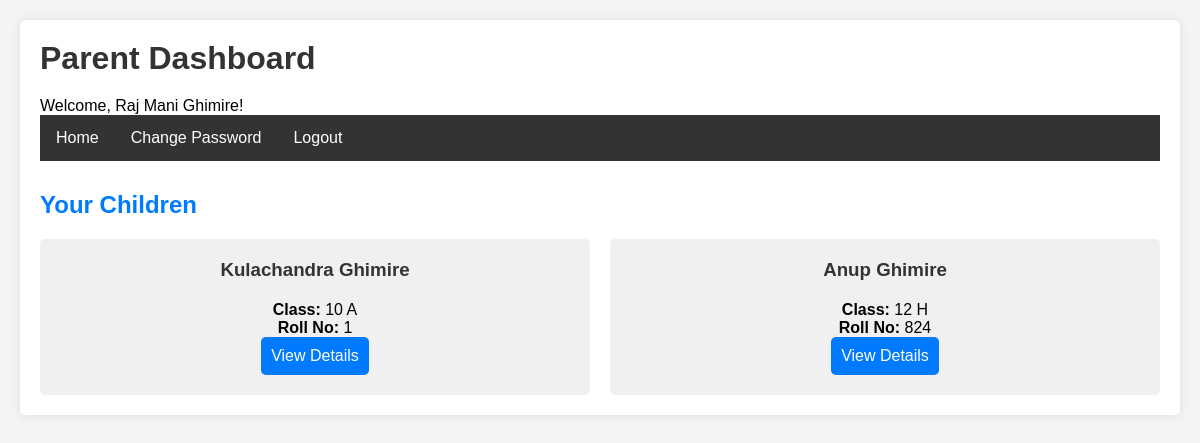
The page /parent/dashboard.php (signed in) on the database its author committed.
### tables this page shows
CREATE TABLE `parents` (
  `id` int(11) NOT NULL,
  `parent_id` varchar(20) NOT NULL,
  `name` varchar(100) NOT NULL,
  `email` varchar(100) DEFAULT NULL,
  `phone` varchar(15) DEFAULT NULL,
  `address` text DEFAULT NULL,
  `password` varchar(255) NOT NULL,
  `created_at` timestamp NOT NULL DEFAULT current_timestamp()
);

CREATE TABLE `students` (
  `id` int(11) NOT NULL,
  `student_id` varchar(20) NOT NULL,
  `name` varchar(100) NOT NULL,
  `email` varchar(100) DEFAULT NULL,
  `phone` varchar(15) DEFAULT NULL,
  `class` varchar(10) NOT NULL,
  `section` varchar(5) DEFAULT NULL,
  `roll_no` int(11) DEFAULT NULL,
  `address` text DEFAULT NULL,
  `password` varchar(255) NOT NULL,
  `created_at` timestamp NOT NULL DEFAULT current_timestamp()
);

### parent/dashboard.php (the view, shortened to what this page needs)
<?php
include '../config.php';
$parent_id = $_SESSION['parent_id'];
$parent_sql = "SELECT * FROM parents WHERE id = $parent_id";
$parent_res = mysqli_query($conn, $parent_sql);
$parent = mysqli_fetch_assoc($parent_res);
$children_sql = "SELECT s.* FROM students s
                 JOIN parent_students ps ON s.id = ps.student_id
                 WHERE ps.parent_id = $parent_id
                 ORDER BY s.class, s.name";
$children_res = mysqli_query($conn, $children_sql);
?>
<!DOCTYPE html>
<html>
<head>
    <link rel="stylesheet" href="../css/style.css">
</head>
<body>
    <div class="container">
        <h1>Parent Dashboard</h1>
        <p>Welcome, <?php echo htmlspecialchars($parent['name']); ?>!</p>
        <div class="navbar">
            <a href="dashboard.php">Home</a>
            <a href="change_password.php">Change Password</a>
            <a href="logout.php">Logout</a>
        </div>
        <h2>Your Children</h2>
        <?php if (mysqli_num_rows($children_res) > 0): ?>
            <div style="display: grid; grid-template-columns: repeat(auto-fit, minmax(250px, 1fr)); gap: 20px; margin-top: 20px;">
                <?php while ($child = mysqli_fetch_assoc($children_res)): ?>
                <div style="background: #f0f0f0; padding: 20px; text-align: center; border-radius: 5px;">
                    <h3><?php echo $child['name']; ?></h3>
                    <p><strong>Class:</strong> <?php echo $child['class'] . ' ' . $child['section']; ?><br>
                    <strong>Roll No:</strong> <?php echo $child['roll_no']; ?></p>
                    <p><a href="view_child.php?student_id=<?php echo $child['id']; ?>" style="background: #007bff; color: white; padding: 10px; text-decoration: none; border-radius: 5px; display: inline-block;">View Details</a></p>
                </div>
                <?php endwhile; ?>
            </div>
        <?php else: ?>
            <p>No children linked to your account.</p>
        <?php endif; ?>
    </div>
</body>
</html>

### css/style.css (style rules this page uses)
* { margin: 0; padding: 0; box-sizing: border-box; }
body { font-family: Arial, sans-serif; background: #f4f4f4; padding: 20px; }
.container { max-width: 1200px; margin: 0 auto; background: white; padding: 20px; border-radius: 5px; box-shadow: 0 0 10px rgba(0,0,0,0.1); }
h1, h2, h3 { color: #333; margin-bottom: 20px; }
a { color: #007bff; text-decoration: none; }
.navbar { background: #333; overflow: hidden; margin-bottom: 20px; }
.navbar a { float: left; display: block; color: white; text-align: center; padding: 14px 16px; text-decoration: none; }
h2 { color: #007bff; margin-top: 30px; }

### rows shown on the page
parents: name "Raj Mani Ghimire"
students: name "Kulachandra Ghimire", class "10", section "A", roll_no "1"
students: name "Anup Ghimire", class "12", section "H", roll_no "824"
